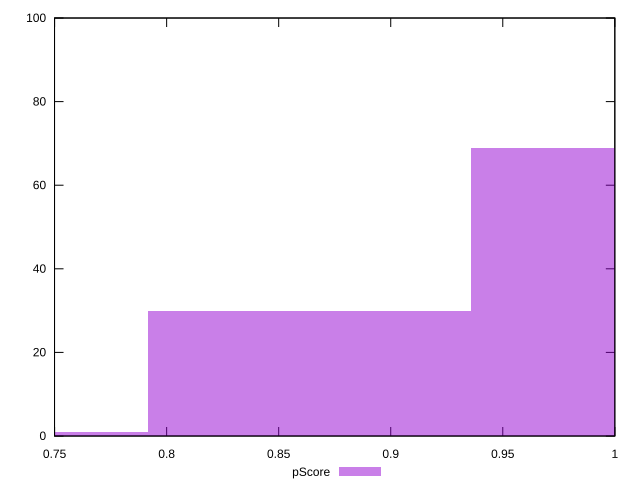

Write the gnuplot code that produced this figure.
reset

$pScore <<EOF
0.7197853426521192 1
1.0076994797129668 69
0.863742411182543 30
EOF

set key outside below
set boxwidth 0.14395706853042384
set xrange [0.7499733333333334:1]
set yrange [0:100]
set trange [0:100]
set style fill transparent solid 0.5 noborder
set terminal svg size 640, 490 enhanced background rgb 'white'
set output "report_00018_2021-02-10T15-25-16.877Z/uses-rel-preconnect/samples/pages+cached+noadtech+nomedia/pScore/histogram.svg"

plot $pScore title "pScore" with boxes

reset
